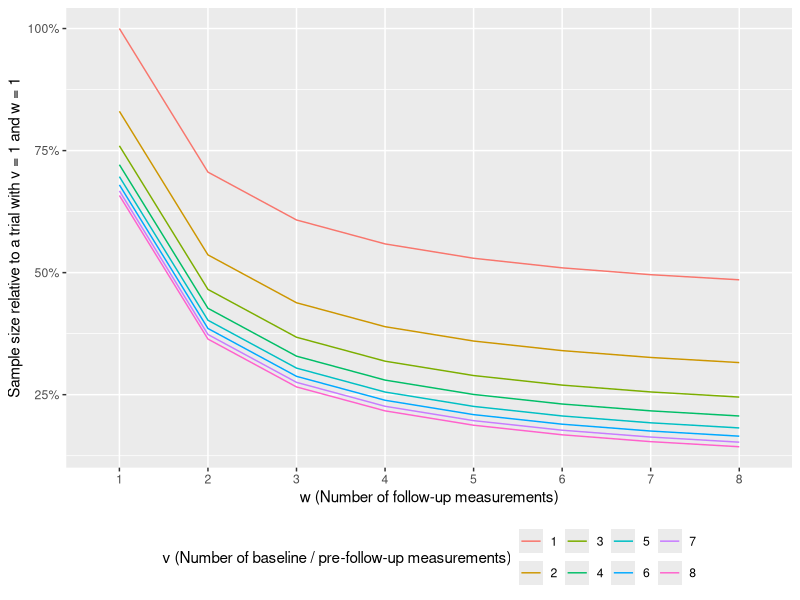

The R script that drew this image:
# Correction factor
# r = w (in slide notation)
# p = v
R <- function(r, p, rho) {
  l1 <- (1 + (r - 1) * rho) / r
  l2 <- (p * rho^2) / (1 + (p - 1) * rho)
  return(l1 - l2)
}

# Sample size calculator
n <- function(Delta, r, p, rho, alpha = 0.05, beta = 0.8) {
  f <- (qnorm(1 - alpha/2) + qnorm(beta))^2
  R.int <- R(r, p, rho)
  print(paste("f =", round(f, 2)))
  print(paste("R =", round(R.int, 2)))
  n <- (2 / Delta^2) * R.int * f
  print(paste("Sample size per group required =", ceiling(n)))
  invisible(n)
}

# Examples
n(0.4, 1, 1, 0.7)
n(0.4, 2, 1, 0.7)
n(0.4, 3, 1, 0.7)

# Overall plot
rp <- expand.grid(1:8, 1:8)
colnames(rp) <- c("r", "p")
rp$n <- apply(rp, 1, function(x) n(0.4, x[1], x[2], 0.7))
rp$n <- rp$n / rp$n[1]

library(ggplot2)
library(scales)
ggplot(aes(x = factor(r), y = n, colour = factor(p)), data = rp) +
  geom_line(aes(group = factor(p))) +
  scale_y_continuous(labels = scales::percent) +
  labs(
    colour = "v (Number of baseline / pre-follow-up measurements)",
    x = "w (Number of follow-up measurements)",
    y = "Sample size relative to a trial with v = 1 and w = 1"
  ) +
  theme(legend.position = "bottom")
